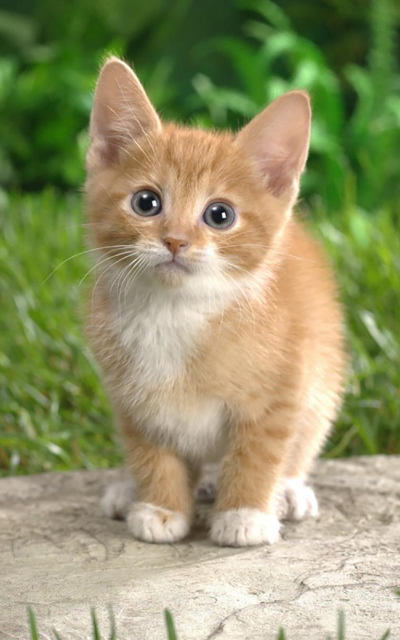
#> input picture colorextraction/cat.bmp, 800 x 1280 px, found by its file name (shown at 1/2 size)
$ python reduce_data_YUV_golden.py
#> lines starting #> are read from the running program, lines starting #| are printed output that depends on the picture
# Default imports
import sys
import cv2
import time

#이미지 로딩
image = cv2.imread("cat.bmp")
#> image is the input picture: shape (1280, 800, 3); mean B, G, R 107, 149.4, 148.1

# 불러왔는지 확인
if image is None:
    print('Image load failed!')
    sys.exit()

image_yuv = cv2.cvtColor(image, cv2.COLOR_BGR2YUV)
#> image_yuv: shape (1280, 800, 3); mean of channels 0, 1, 2 144.2, 109.7, 131.5
image_i420 = cv2.cvtColor(image, cv2.COLOR_BGR2YUV_I420)
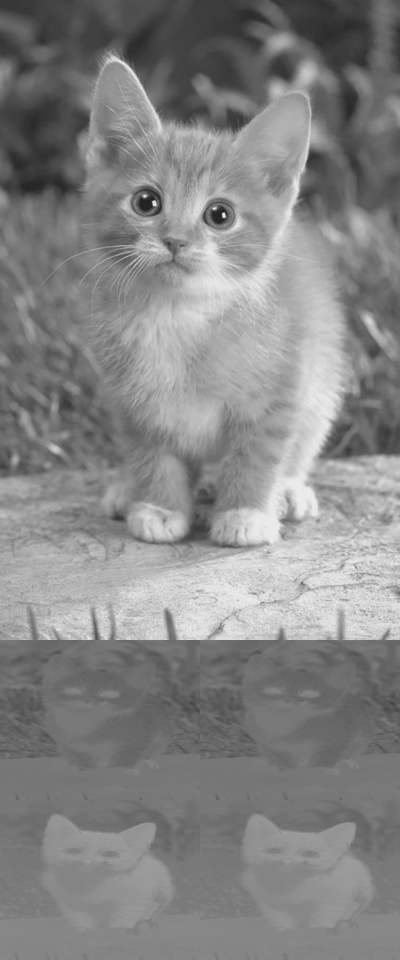
#> image_i420: shape (1920, 800) (shown at 1/2 size); min 21, max 235, mean 133.2
image_iyuv = cv2.cvtColor(image, cv2.COLOR_BGR2YUV_IYUV)
image_yv12 = cv2.cvtColor(image, cv2.COLOR_BGR2YUV_YV12)
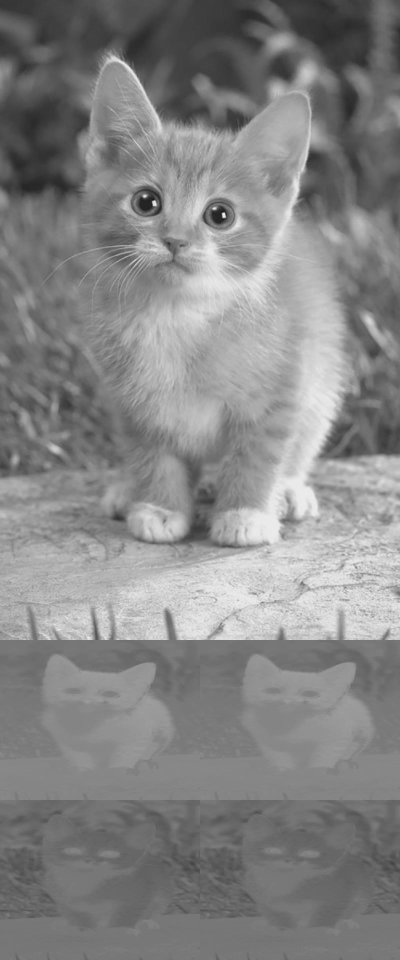
#> image_yv12: shape (1920, 800) (shown at 1/2 size); min 21, max 235, mean 133.2

# [6 lines of commented-out code are left out]
image_yuv_file_path = '/colorextraction/workspace/Data_Reduction/result/image_yuv.yuv'
image_i420_file_path = '/colorextraction/workspace/Data_Reduction/result/image_i420.yuv'
image_iyuv_file_path = '/colorextraction/workspace/Data_Reduction/result/image_iyuv.yuv'
image_yv12_file_path = '/colorextraction/workspace/Data_Reduction/result/image_yv12.yuv'


with open(image_yuv_file_path, 'wb') as yuv_file:
    yuv_file.write(image_yuv.tobytes())
with open(image_i420_file_path, 'wb') as i420_file:
    i420_file.write(image_i420.tobytes())
with open(image_iyuv_file_path, 'wb') as iyuv_file:
    iyuv_file.write(image_iyuv.tobytes())
with open(image_yv12_file_path, 'wb') as yv12_file:
    yv12_file.write(image_yv12.tobytes())
